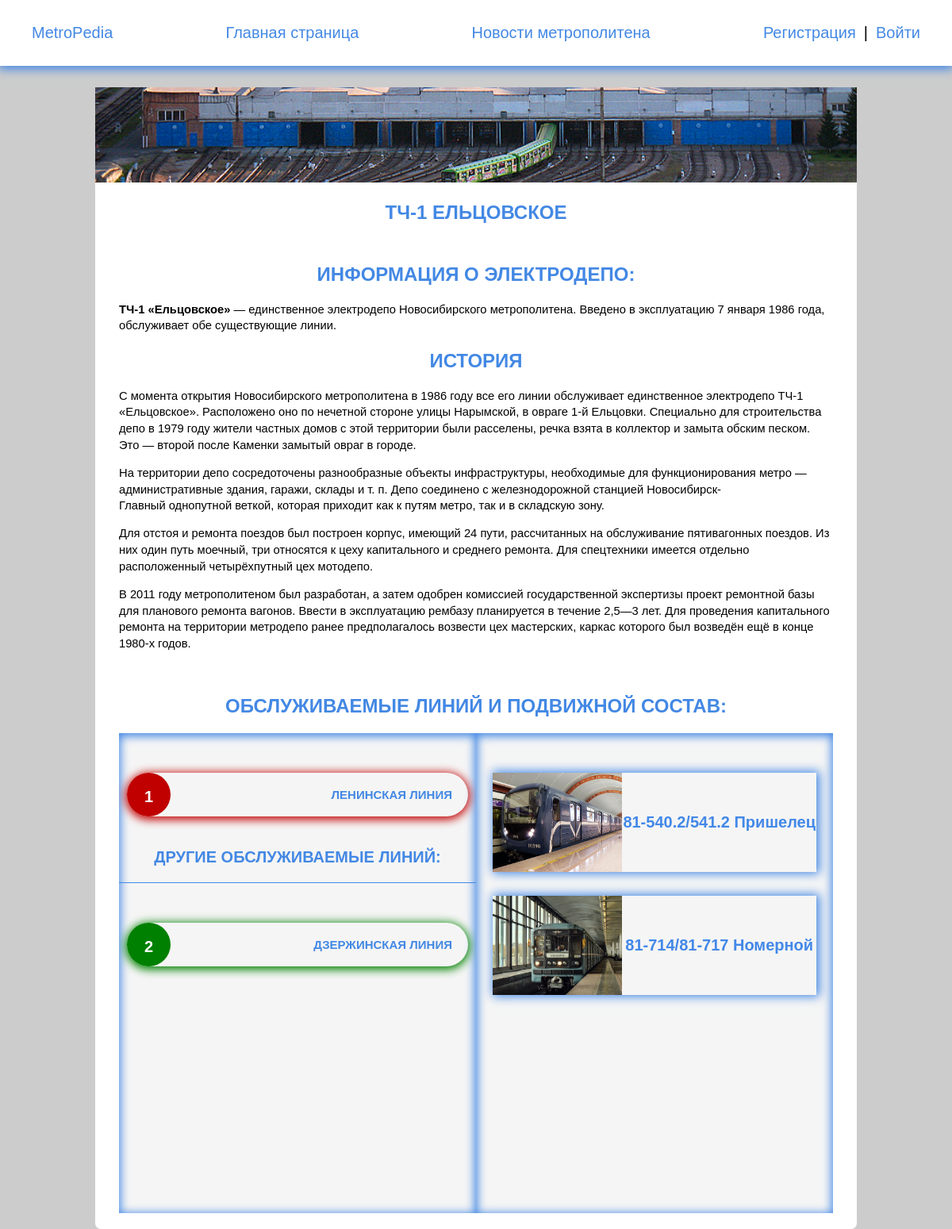
Page /wiki/depot/Elcovskoe/ on the committed database.
### metro_wiki/models.py (models this page shows, shortened)
class Depot(models.Model):
    STATUS_TYPE = (
        ('Эксплуатируется', '🚇 Эксплуатируется'),
        ('Строится', '🛠️ Строится'),
        ('Проектируется', '✏ Проектируется'),
        ('Планируется', '📄 Планируется'),
        ('Закрыта', '🔒 Закрыта'),
    )
    number_of_depot = models.IntegerField(default=1, verbose_name='Номер депо')
    title = models.CharField(max_length=100, blank=False, verbose_name='Название депо')
    slug = models.CharField(max_length=100, blank=False, unique=True, verbose_name='Ссылка')
    image = models.ImageField(upload_to='images/%Y/%M/%D', blank=True, verbose_name='Картинка')
    content = RichTextField(blank=True, null=True, verbose_name='Текст', config_name='extends')
    status = models.CharField(max_length=200, choices=STATUS_TYPE, default='Эксплуатируется', verbose_name='Статус')
    index = models.IntegerField(default=0, verbose_name='Номер станций под которым находится',
                                help_text='Укажите 0, чтобы депо отображалось сверху')
    city = models.ForeignKey(City, on_delete=models.PROTECT, verbose_name='Город')
    main_line = models.ForeignKey(Line, on_delete=models.CASCADE, null=True,
                                  verbose_name='Линия на котором она расположена')
    lines = models.ManyToManyField(Line, blank=True, related_name='+', verbose_name='Другие обслуживаемые линии')
    trains = models.ManyToManyField(Train, blank=True, related_name='+', verbose_name='Поезда')
    def __str__(self):
        return f'ТЧ-{self.number_of_depot} {self.title}'
    class Meta:
        verbose_name = 'Депо'
        verbose_name_plural = 'Депо'
        ordering = ['city', 'number_of_depot']

class Train(models.Model):
    title = models.CharField(max_length=100, blank=False, verbose_name='Модель метровагона')
    slug = models.CharField(max_length=100, blank=False, unique=True, verbose_name='Ссылка')
    image = models.ImageField(upload_to='images/%Y/%M/%D', blank=True, verbose_name='Картинка')
    content = RichTextField(blank=True, null=True, verbose_name='Текст', config_name='extends')
    def get_absolute_url(self):
        return reverse('train', kwargs={'train_slug': self.slug})
    class Meta:
        verbose_name = 'Метровагон'
        verbose_name_plural = 'Метровагоны'
        ordering = ['title']

class Line(models.Model):
    title = models.CharField(max_length=100, blank=False, verbose_name='Название линий')
    slug = models.CharField(max_length=100, blank=False, unique=True, verbose_name='Ссылка')
    content = RichTextField(blank=True, null=True, verbose_name='Текст', config_name='extends')
    number = models.CharField(max_length=3, blank=True, verbose_name='Номер линий')
    color_text = ColorField(default='#FFFFFF', verbose_name='Цвет текста')
    color = ColorField(default='#EF161E', verbose_name='Цвет')
    city = models.ForeignKey(City, on_delete=models.PROTECT, verbose_name='Город')
    image = models.ImageField(upload_to='images/%Y/%M/%D', blank=True, verbose_name='Картинка')
    def get_absolute_url(self):
        return reverse('line', kwargs={'line_slug': self.slug})
    class Meta:
        verbose_name = 'Линия'
        verbose_name_plural = 'Линии'
        ordering = ['number', 'title']

### metro_wiki/views.py (the view)
# urls.py: path('depot/<slug:depot_slug>/', ShowDepot.as_view(), name='depot'),
class ShowDepot(DataMixin, DetailView):
    model = Depot
    template_name = 'wiki/objects/depot.html'
    slug_url_kwarg = 'depot_slug'
    context_object_name = 'depot'
    def get_context_data(self, *, object_list=None, **kwargs):
        context = super().get_context_data(**kwargs)
        context['station_list'] = Station.objects.all()
        if self.request.user.is_authenticated:
            context['post_user_count'] = Blog.objects.filter(owner=self.request.user).count
        c_def = self.get_user_context(title=context['depot'])
        return dict(list(context.items()) + list(c_def.items()))

### main_page/utils.py (called while the page is built)
    @staticmethod
    def get_user_context(**kwargs):
        context = kwargs
        context['menu'] = menu
        context['submenu_editor'] = submenu_editor
        context['cats'] = cats
        return context

### metro_wiki/templates/wiki/objects/depot.html (shortened to what this page needs)
{% extends 'main_page/base.html' %}
{% load static %}
{% block content %}
<main class="content post_style">
    <section class="wrap_post {% if not depot.image %} ptb-30 {% endif %}">
        {% if depot.image %}
        <img class="preview_img" src="{{ depot.image.url }}" alt="depot_image">
        {% endif %}
        <h1 class="title_wrap">ТЧ-{{ depot.number_of_depot }} {{ depot.title }}</h1>
        <div class="wrap_text">
            <h2> Информация о электродепо:</h2>
            <p>{{ depot.content | safe | linebreaksbr }}</p>
        </div>
        <div class="wrap_text pb-20">
            <h2>Обслуживаемые линий{% if depot.trains.all %} и подвижной состав{% endif %}:</h2>
            <div class="double_list">
                {% if depot.trains.all %}
                    <ul class="vertical_train_list">
                        {% for train in depot.trains.all %}
                        <li class="element">
                            <a href="{{ train.get_absolute_url }}">
                                <div class="prev_train">
                                    {% if train.image %}
                                    <img src="{{ train.image.url }}" alt="post_image">
                                    {% else %}
                                    <img src="{% static 'images/plug.jpg' %}" alt="post_image">
                                    {% endif %}
                                </div>
                                <div class="info_train">
                                    <span>{{ train.title }}</span>
                                </div>
                            </a>
                        </li>
                        {% endfor %}
                    </ul>
                {% endif %}
                <ul class="vertical_list">
                    <li class="element color_hover"
                        style="box-shadow: 0px 2px 12px 2px {{ depot.main_line.color }}; --ch:{{ depot.main_line.color }};">
                        <a href="{{ depot.main_line.get_absolute_url }}">
                            <div class="circle_line" style="background: {{ depot.main_line.color }};">
                                <p style="color: {{ depot.main_line.color_text }};">{{ depot.main_line.number }}</p>
                            </div>
                            <h2 style="--cth:{{ depot.main_line.color_text }};">{{ depot.main_line.title | truncatechars:50 }}</h2>
                        </a>
                    </li>
                    <li>
                        <h4 class="title_wrap">Другие обслуживаемые линий:</h4>
                        <hr class="hr-line">
                    </li>
                    {% for sl in depot.lines.all %}
                        <li class="element color_hover"
                            style="box-shadow: 0px 2px 12px 2px {{ sl.color }}; --ch:{{ sl.color }};">
                            <a href="{{ depot.main_line.get_absolute_url }}">
                                <div class="circle_line" style="background: {{ sl.color }};">
                                    <p style="color: {{ sl.color_text }};">{{ sl.number }}</p>
                                </div>
                                <h2 style="--cth:{{ sl.color_text }};">{{ sl.title | truncatechars:50 }}</h2>
                            </a>
                        </li>
                    {% endfor %}
                </ul>
            </div>
        </div>
    </section>
</main>
{% endblock %}

### main_page/static/style/style.css (style rules this page uses)
.main_sect, h2 { text-align: center; }
.hr-line { margin: 20px 0; padding: 0; height: 0; border: none; border-top: 1px solid #4388e4; }
.content li { margin-bottom: 20px; font-size: 20px; }
.content a { color: #000; display: block; }
.post_style { margin-top: 110px; }
.element { display: flex; flex-direction: column; margin: 10px; }
.element a { height: 100%; position: relative; display: flex; flex-direction: column; justify-content: space-between; }
.element a h2 { margin: 0 20px; font-size: 19px; }
.element a p { margin: 0 20px; font-size: 18px; color: #000000; text-decoration: none; }
.preview_img { object-fit: cover; width: 100%; height: 120px; }
.prev_train { width: 40%; }
.prev_train img { object-fit: cover; width: 100%; height: 100%; }
.info_train { width: 60%; display: flex; align-items: center; justify-content: center; }
.info_train span { color: #4388e8; font-weight: bold; }

### main_page/static/style/base.css (style rules this page uses)
*, *::before, *::after { box-sizing: border-box; }
body { margin: 0; padding: 0; font-family: Arial, Helvetica, sans-serif; background-color: #ccc; }
main { margin-top: 132px; }
ul { list-style: none; padding: 0; padding-bottom: 40px; }
a { text-decoration: none; }
h1 { text-align: center; }
h1, h2, h4 { color: #4388e4; text-transform: uppercase; }
p { line-height: 1.4; font-size: 0.92em; }

### main_page/static/style/wrap.css (style rules this page uses)
.wrap_post { max-width: 80%; margin: 0 auto; background-color: #fff; border-radius: 7px; }
.wrap_text { padding: 10px 30px; }
.title_wrap { margin: 20px auto; text-align: center; }

### main_page/static/style/lists.css (style rules this page uses)
.vertical_list, .vertical_train_list { width: 50%; height: 605px; margin: 0; padding-top: 40px; background-color: #F5F5F5; box-shadow: inset 0px 2px 12px 2px #4388e4; display: flex; flex-direction: column; justify-content: flex-start; overflow: auto; }
.vertical_list .element, .vertical_lines_cat_list .element, .vertical_station_cat_list .element { height: 55px; border-radius: 27.5px; }
.vertical_list .element a, .vertical_lines_cat_list a, .vertical_stations_list .element .vertical_stations_info_block .line_link_text, .vertical_station_cat_list a { flex-direction: row; }
.vertical_list .element a h2, .vertical_lines_cat_list .element a h2 { font-size: 15px; display: flex; align-items: center; }
.circle_line { width: 55px; height: 55px; border-radius: 50%; }
.vertical_list .element a .circle_line p, .vertical_lines_cat_list .element a p { margin: 0; text-align: center; margin-top: 30%; font-size: 20px; font-weight: bold; }
.double_list { display: flex; justify-content: center; flex-direction: row-reverse; }
.vertical_train_list .element a { display: flex; flex-direction: row; width: 95%; height: 125px; margin: 0 auto; padding: 0; box-shadow: 2px 0px 12px 2px #4388e4; }

### main_page/static/style/technical.css (style rules this page uses)
.pb-20 { padding-bottom: 20px; }

### rows in the picture
Depot: image (picture), number_of_depot "1", title "ЕЛЬЦОВСКОЕ", content "ТЧ-1 «Ельцовское» — единственное электродепо Новосибирского метрополитена. Введено в эксплуатацию 7 января 1986 года, обслуживает обе существующие линии. ИСТОРИЯ С момента открытия Новосибирского метрополитена в 1986 году все его линии обслуживает единственное электродепо ТЧ-1 «Ельцовское». Расположено оно по нечетной стороне улицы Нарымской, в овраге 1-й Ельцовки. Специально для строительства депо в 1979 году жители частных домов с этой территории были расселены, речка взята в коллектор и замыта обским песком. Это — второй после Каменки замытый овраг в городе. На территории депо сосредоточены разнообразные объекты инфраструктуры, необходимые для функционирования метро — административные…", main_line.number "1", main_line "ЛЕНИНСКАЯ ЛИНИЯ"
Train: image (picture), title "81-540.2/541.2 Пришелец"
Train: image (picture), title "81-714/81-717 Номерной"
Line: number "2", title "ДЗЕРЖИНСКАЯ ЛИНИЯ"

### other values in the picture
{{ m.title }} "Главная страница" "Новости метрополитена"
